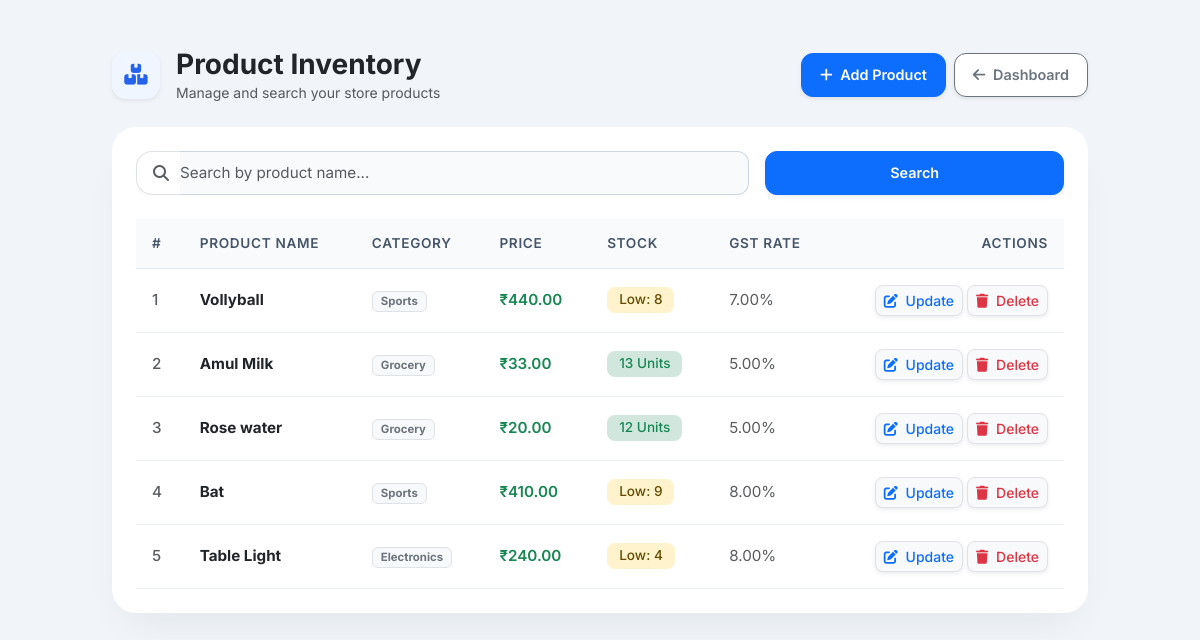
The page /products/ (signed in) on the database its author committed.
### billing_app/models.py (models this page shows, shortened)
class Product(models.Model):
    distributor = models.ForeignKey(User, on_delete=models.CASCADE)
    name = models.CharField(max_length=100)
    category = models.CharField(max_length=100, blank=True)
    price = models.DecimalField(max_digits=10, decimal_places=2)
    stock = models.IntegerField()
    gst_rate = models.DecimalField(max_digits=5, decimal_places=2, default=Decimal('0.00'))
    created_at = models.DateTimeField(auto_now_add=True)

### billing_app/views.py (the view)
# urls.py: path('products/', views.product_list_view, name='product_list'),
@login_required(login_url='login')
def product_list_view(request):
    query = request.GET.get('q', '').strip()
    products_qs = Product.objects.filter(distributor=request.user).order_by('-created_at', '-id')
    if query:
        products_qs = products_qs.filter(
            Q(name__icontains=query) | Q(category__icontains=query)
        )
    paginator = Paginator(products_qs, 8)
    page_number = request.GET.get('page')
    page_obj = paginator.get_page(page_number)
    return render(
        request,
        'billing_app/product_list.html',
        {
            'page_obj': page_obj,
            'products': page_obj.object_list,
            'query': query,
        },
    )

### billing_app/templates/billing_app/product_list.html (shortened to what this page needs)
<!DOCTYPE html>
<html lang="en">
<head>
    <link href="https://cdn.jsdelivr.net/npm/bootstrap@5.3.0/dist/css/bootstrap.min.css" rel="stylesheet">
    <link rel="stylesheet" href="https://cdnjs.cloudflare.com/ajax/libs/font-awesome/6.4.0/css/all.min.css">
</head>
<body class="py-5">
    <div class="container" style="max-width: 1000px;">
        <div class="d-flex justify-content-between align-items-center mb-4">
            <div class="d-flex align-items-center gap-3">
                <div class="header-badge shadow-sm">
                    <i class="fa-solid fa-boxes-stacked"></i>
                </div>
                <div>
                    <h3 class="fw-bold text-dark mb-0">Product Inventory</h3>
                    <p class="text-muted small mb-0">Manage and search your store products</p>
                </div>
            </div>
            <div class="d-flex gap-2">
                <a href="{% url 'add_product' %}" class="btn btn-primary btn-custom shadow-sm">
                    <i class="fa-solid fa-plus me-1"></i> Add Product
                </a>
                <a href="{% url 'dashboard' %}" class="btn btn-outline-secondary btn-custom shadow-sm bg-white">
                    <i class="fa-solid fa-arrow-left me-1"></i> Dashboard
                </a>
            </div>
        </div>
        <div class="card main-card p-4">
            <form method="GET" action="" class="row g-3 mb-4">
                <div class="col-md-8">
                    <div class="input-group">
                        <span class="input-group-text bg-white border-end-0 rounded-start-4 ps-3 text-muted">
                            <i class="fa-solid fa-magnifying-glass"></i>
                        </span>
                        <input type="text" name="q" value="{{ query }}" class="form-control border-start-0 ps-0 shadow-none" placeholder="Search by product name...">
                    </div>
                </div>
                <div class="col-md-4 d-flex gap-2">
                    <button type="submit" class="btn btn-primary btn-custom w-100 shadow-sm">Search</button>
                </div>
            </form>
            <div class="table-responsive">
                <table class="table table-hover align-middle mb-0">
                    <thead>
                        <tr>
                            <th>#</th>
                            <th>Product Name</th>
                            <th>Category</th>
                            <th>Price</th>
                            <th>Stock</th>
                            <th>GST Rate</th>
                            <th class="text-end">Actions</th>
                        </tr>
                    </thead>
                    <tbody>
                        {% for product in page_obj %}
                        <tr>
                            <td class="text-muted fw-medium">{{ forloop.counter0|add:page_obj.start_index }}</td>
                            <td class="fw-bold text-dark">{{ product.name }}</td>
                            <td>
                                <span class="badge bg-light text-secondary border px-2 py-1">
                                    {{ product.category|default:"General" }}
                                </span>
                            </td>
                            <td class="fw-semibold text-success">₹{{ product.price }}</td>
                            <td>
                                {% if product.stock > 10 %}
                                    <span class="badge bg-success-subtle text-success badge-stock">{{ product.stock }} Units</span>
                                {% elif product.stock > 0 %}
                                    <span class="badge bg-warning-subtle text-warning-emphasis badge-stock">Low: {{ product.stock }}</span>
                                {% else %}
                                    <span class="badge bg-danger-subtle text-danger badge-stock">Out of Stock</span>
                                {% endif %}
                            </td>
                            <td class="text-muted">{{ product.gst_rate }}%</td>
                            <td class="text-end">
                                <div class="d-inline-flex gap-1">
                                    <a href="{% url 'update_product' product.pk %}"
                                       class="btn btn-sm btn-light text-primary border shadow-sm rounded-3 px-2.5 py-1 fw-medium"
                                       title="Update {{ product.name }}">
                                        <i class="fa-solid fa-pen-to-square me-1"></i> Update
                                    </a>
                                    <button type="button"
                                            class="btn btn-sm btn-light text-danger border shadow-sm rounded-3 px-2.5 py-1 fw-medium"
                                            data-bs-toggle="modal"
                                            data-bs-target="#deleteProductModal"
                                            data-product-name="{{ product.name }}"
                                            data-delete-url="{% url 'delete_product' product.pk %}"
                                            title="Delete {{ product.name }}">
                                        <i class="fa-solid fa-trash me-1"></i> Delete
                                    </button>
                                </div>
                            </td>
                        </tr>
                        {% endfor %}
                    </tbody>
                </table>
            </div>
        </div>
    </div>
</body>
</html>

### billing_app/templates/billing_app/product_list.html (style rules this page uses)
body { font-family: 'Inter', sans-serif; background-color: #f1f5f9; color: #1e293b; }
.main-card { border: none; border-radius: 24px; box-shadow: 0 20px 40px -15px rgba(15, 23, 42, 0.08); background: #ffffff; }
.header-badge { width: 48px; height: 48px; background: #eff6ff; color: #2563eb; border-radius: 14px; display: inline-flex; align-items: center; justify-content: center; font-size: 1.3rem; }
.form-control { border-radius: 12px; padding: 10px 16px; border: 1px solid #cbd5e1; background-color: #f8fafc; font-size: 0.95rem; }
.table > :not(:first-child) { border-top: none; }
.table thead th { background-color: #f8fafc; color: #475569; font-weight: 600; font-size: 0.85rem; text-transform: uppercase; letter-spacing: 0.05em; border-bottom: 1px solid #e2e8f0; padding: 14px 16px; }
.table tbody td { padding: 16px; vertical-align: middle; color: #334155; font-size: 0.95rem; border-bottom: 1px solid #f1f5f9; }
.badge-stock { padding: 6px 12px; border-radius: 8px; font-weight: 500; font-size: 0.85rem; }
.btn-custom { border-radius: 12px; padding: 10px 18px; font-weight: 600; font-size: 0.9rem; }

### rows shown on the page
Product: name "Vollyball", category "Sports", price "440.00", stock "8", gst_rate "7.00"
Product: name "Amul Milk", category "Grocery", price "33.00", stock "13", gst_rate "5.00"
Product: name "Rose water", category "Grocery", price "20.00", stock "12", gst_rate "5.00"
Product: name "Bat", category "Sports", price "410.00", stock "9", gst_rate "8.00"
Product: name "Table Light", category "Electronics", price "240.00", stock "4", gst_rate "8.00"
